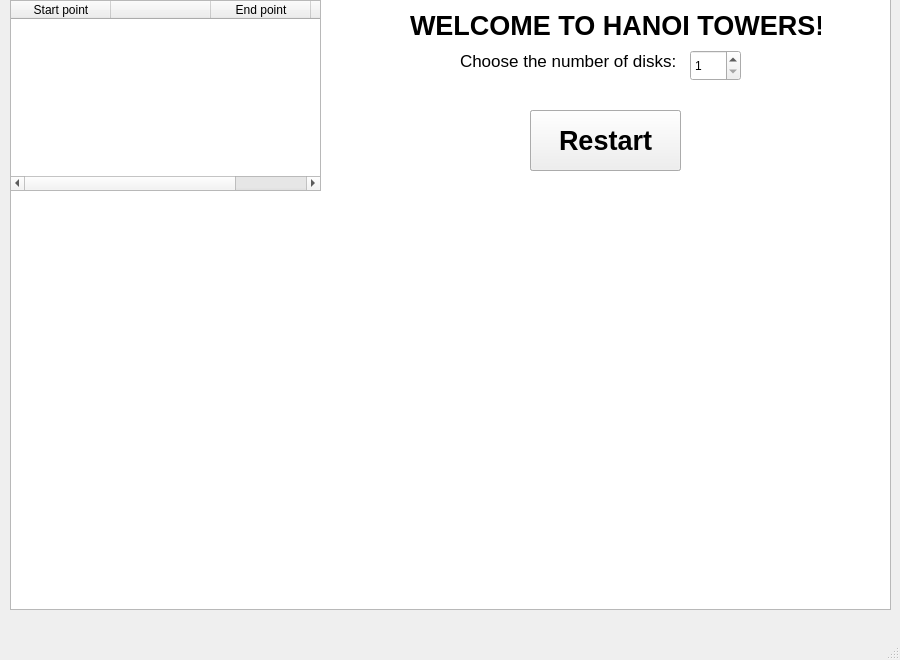
<?xml version="1.0" encoding="UTF-8"?>
<ui version="4.0">
 <class>MainWindow</class>
 <widget class="QMainWindow" name="MainWindow">
  <property name="geometry">
   <rect>
    <x>0</x>
    <y>0</y>
    <width>900</width>
    <height>660</height>
   </rect>
  </property>
  <property name="minimumSize">
   <size>
    <width>900</width>
    <height>660</height>
   </size>
  </property>
  <property name="maximumSize">
   <size>
    <width>900</width>
    <height>660</height>
   </size>
  </property>
  <property name="windowTitle">
   <string>MainWindow</string>
  </property>
  <widget class="QWidget" name="centralwidget">
   <widget class="QGraphicsView" name="graphicsView">
    <property name="geometry">
     <rect>
      <x>10</x>
      <y>-1</y>
      <width>881</width>
      <height>611</height>
     </rect>
    </property>
   </widget>
   <widget class="QPushButton" name="StartButton">
    <property name="geometry">
     <rect>
      <x>530</x>
      <y>110</y>
      <width>151</width>
      <height>61</height>
     </rect>
    </property>
    <property name="font">
     <font>
      <pointsize>20</pointsize>
      <bold>true</bold>
     </font>
    </property>
    <property name="text">
     <string>START</string>
    </property>
   </widget>
   <widget class="QSpinBox" name="spinBox">
    <property name="geometry">
     <rect>
      <x>690</x>
      <y>50</y>
      <width>51</width>
      <height>31</height>
     </rect>
    </property>
    <property name="minimum">
     <number>1</number>
    </property>
    <property name="maximum">
     <number>10</number>
    </property>
    <property name="value">
     <number>1</number>
    </property>
   </widget>
   <widget class="QLabel" name="label">
    <property name="geometry">
     <rect>
      <x>460</x>
      <y>50</y>
      <width>231</width>
      <height>21</height>
     </rect>
    </property>
    <property name="font">
     <font>
      <pointsize>13</pointsize>
     </font>
    </property>
    <property name="text">
     <string>Choose the number of disks:</string>
    </property>
   </widget>
   <widget class="QTableWidget" name="table">
    <property name="geometry">
     <rect>
      <x>10</x>
      <y>0</y>
      <width>311</width>
      <height>191</height>
     </rect>
    </property>
    <column>
     <property name="text">
      <string>Start point</string>
     </property>
    </column>
    <column>
     <property name="text">
      <string/>
     </property>
    </column>
    <column>
     <property name="text">
      <string>End point</string>
     </property>
    </column>
    <column>
     <property name="text">
      <string/>
     </property>
    </column>
   </widget>
   <widget class="QPushButton" name="RestartBut">
    <property name="geometry">
     <rect>
      <x>530</x>
      <y>110</y>
      <width>151</width>
      <height>61</height>
     </rect>
    </property>
    <property name="font">
     <font>
      <pointsize>20</pointsize>
      <bold>true</bold>
     </font>
    </property>
    <property name="text">
     <string>Restart</string>
    </property>
   </widget>
   <widget class="QLabel" name="label_2">
    <property name="geometry">
     <rect>
      <x>410</x>
      <y>10</y>
      <width>411</width>
      <height>31</height>
     </rect>
    </property>
    <property name="font">
     <font>
      <pointsize>20</pointsize>
      <bold>true</bold>
     </font>
    </property>
    <property name="text">
     <string>WELCOME TO HANOI TOWERS!</string>
    </property>
   </widget>
  </widget>
  <widget class="QMenuBar" name="menubar">
   <property name="geometry">
    <rect>
     <x>0</x>
     <y>0</y>
     <width>900</width>
     <height>22</height>
    </rect>
   </property>
  </widget>
  <widget class="QStatusBar" name="statusbar"/>
 </widget>
 <resources/>
 <connections/>
</ui>
